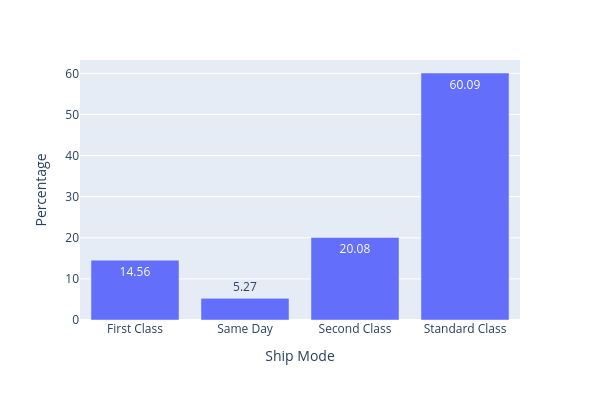

The cell this chart's notebook holds for it:
### Code cell
# count of ship mode 
ship_mode_df = count_cat_columns(df, "Ship Mode")

# Show Bar Plot
bar_plot(ship_mode_df["Ship Mode"],
         ship_mode_df["Percentage"], 
         'Ship Mode', 
         'Percentage')

### Figure 1 — Plotly figure (JSON) as saved in the notebook; plotly's stock layout.template omitted (floating-point values rounded to 4 significant figures)
{"data": [{"alignmentgroup": "True", "hovertemplate": "Ship Mode=%{x}<br>Percentage=%{y}<extra></extra>", "legendgroup": "", "marker": {"color": "#636efa", "pattern": {"shape": ""}}, "name": "", "offsetgroup": "", "orientation": "v", "showlegend": false, "textposition": "auto", "texttemplate": "%{y}", "type": "bar", "x": ["First Class", "Same Day", "Second Class", "Standard Class"], "xaxis": "x", "y": [14.56, 5.27, 20.08, 60.09], "yaxis": "y"}], "layout": {"barmode": "relative", "height": 400, "legend": {"tracegroupgap": 0}, "margin": {"t": 60}, "width": 600, "xaxis": {"anchor": "y", "domain": [0, 1], "title": {"text": "Ship Mode"}}, "yaxis": {"anchor": "x", "domain": [0, 1], "title": {"text": "Percentage"}}}}
